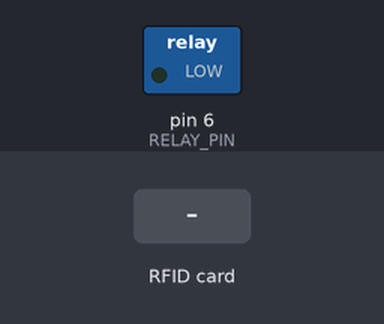
A sketch run on a simulated Arduino Uno, built with avr-gcc and run on an emulated ATmega328P. On the bench: switched loads named in the sketch (green lamp = pin HIGH). The test bench sets the inputs (shaded band). Pins used as bus, display or sensor lines are not drawn.

Above: at 1.2 s.
1.3 s: RFID card A3 D6 85 34 held to the reader
At 2.7 s:
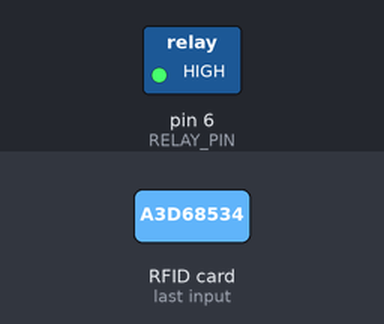
Timing chart, 0 to 6.8 s (numbered marks = the images above; inputs shaded):
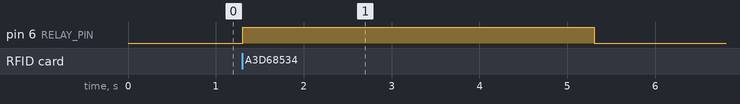

Measured:
- after the input at 1.3 s, pin 6 (RELAY_PIN): LOW → HIGH at once, → LOW 4.0 s later

The sketch:

rfid-based-access-control-system.ino
```cpp
#include <SPI.h>
#include <MFRC522.h>

#define RELAY_PIN 6 // Вывод для управления реле.
#define RELAY_ON 1  // Уровень для включения реле.
#define RELAY_OFF 0 // Уровень для выключения реле.

#define RST_PIN 7   // Вывод RST для RFID-модуля.
#define SS_PIN 10   // Вывод SS для RFID-модуля.
MFRC522 mfrc522(SS_PIN, RST_PIN); // Создание экземпляра MFRC522.

void setup() {
  Serial.begin(9600); // Инициализация последовательного порта.
  SPI.begin();        // Инициализация SPI.
  mfrc522.PCD_Init(); // Инициализация MFRC522.
  pinMode(RELAY_PIN, OUTPUT); // Настройка вывода реле как выход.
  digitalWrite(RELAY_PIN, RELAY_OFF); // Выключение реле.
}

void loop() {
  // Проверка наличия новой RFID-карты.
  if (mfrc522.PICC_IsNewCardPresent() && mfrc522.PICC_ReadCardSerial()) {
    // Сравнение UID карты с разрешенными значениями.
    if (compare_uid(mfrc522.uid.uidByte, mfrc522.uid.size)) {
      digitalWrite(RELAY_PIN, RELAY_ON); // Включение реле.
      delay(4000); // Время активации реле.
      digitalWrite(RELAY_PIN, RELAY_OFF); // Выключение реле.
    }
  }
}

// Функция сравнения UID.
boolean compare_uid(byte *buffer, byte bufferSize) {
  // Разрешённые UID карт! UID можно узнать из урока “Считыватель RFID-карт”.
  byte allowedUid1[] = {0xA3, 0xD6, 0x85, 0x34}; // Первая карта.
  byte allowedUid2[] = {0xD3, 0xD1, 0xFD, 0xF6}; // Вторая карта.

  // Проверка первой карты.
  if (bufferSize == sizeof(allowedUid1)) {
    bool match = true;
    for (byte i = 0; i < bufferSize; i++) {
      if (buffer[i] != allowedUid1[i]) {
        match = false;
        break;
      }
    }
    if (match) return true;
  }

  // Проверка второй карты.
  if (bufferSize == sizeof(allowedUid2)) {
    bool match = true;
    for (byte i = 0; i < bufferSize; i++) {
      if (buffer[i] != allowedUid2[i]) {
        match = false;
        break;
      }
    }
    if (match) return true;
  }

  return false; // Если ни одна карта не совпала.
}
```
